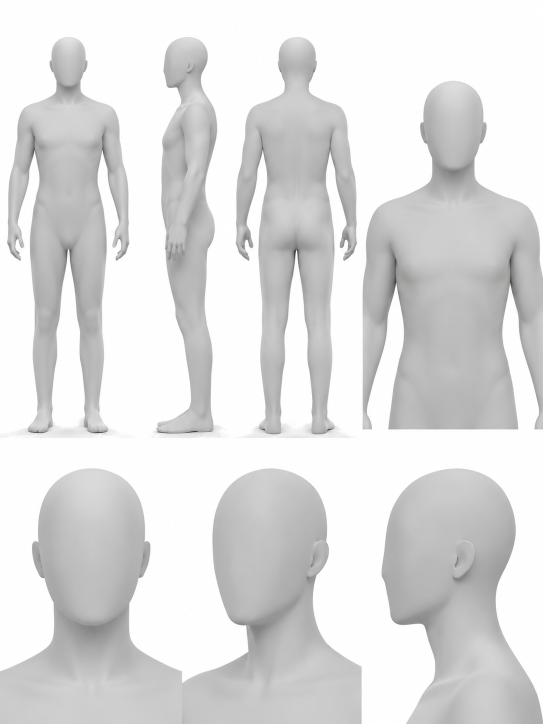
#> input picture refs/image-skill-library/character-card-template/assets/layout-reference.png, 1086 x 1448 px (shown at 1/2 size)
$ python measure.py layout-reference.png
#> lines starting #> are read from the running program, lines starting #| are printed output that depends on the picture; after the words box and inside, x2 and y2 are one past the last pixel; in counts of white or black regions, pixels touching at a corner belong together
# -*- coding: utf-8 -*-
"""量化角色卡的版式几何：检测白色间隙，切出每个图形块的 bbox 与相对比例。"""
import sys
from pathlib import Path

import numpy as np
from PIL import Image

WHITE = 238  # 低于该亮度视为内容（JPEG 白底常有 250-253 的轻微不纯，需压低阈值）


def blocks(path: Path):
    im = Image.open(path).convert("L")
    a = np.asarray(im, dtype=np.uint8)
    h, w = a.shape
#> h = 1448; w = 1086
    mask = a < WHITE  # True = 有内容
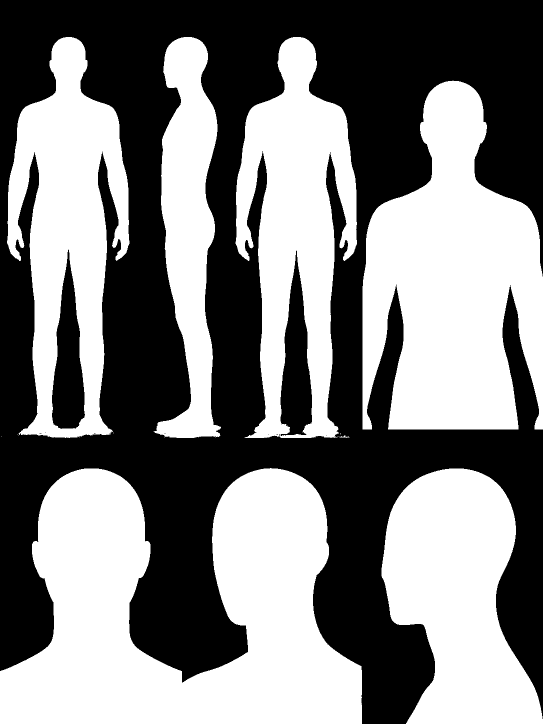
#> mask: shape (1448, 1086) bool (shown at 1/2 size); 49.9% white; 18 white regions (11 under 20 px), largest, box (x1, y1, x2, y2) and area: (0, 936, 724, 1448) 232844, (725, 161, 1086, 859) 169397, (763, 937, 1086, 1448) 109099

    # 行方向：内容行
    rows = mask.any(axis=1)
    # 找连续内容行区间（允许 <4px 的空隙）
    def runs(flags, gap=4, min_len=8):
#> called with flags = array of shape (1448,), gap = 12, min_len = 20
        out, start = [], None
        for i, f in enumerate(flags):
            if f and start is None:
                start = i
            elif not f and start is not None:
                out.append((start, i - 1))
                start = None
#> this loop made 1448 passes
#> start on passes 75, 937: 74, 936
#> after the loop, out = [(74, 875)]; start = 936
        if start is not None:
            out.append((start, len(flags) - 1))
        merged = []
        for s, e in out:
            if merged and s - merged[-1][1] <= gap:
                merged[-1] = (merged[-1][0], e)
            else:
                merged.append((s, e))
#> this loop made 2 passes
#> (s, e) on passes 1 to 2: (74, 875), (936, 1447)
#> after the loop, merged = [(74, 875), (936, 1447)]
        return [(s, e) for s, e in merged if e - s >= min_len]

    band_rows = runs(rows, gap=12, min_len=20)
#> band_rows = [(74, 875), (936, 1447)]
    result = {"size": (w, h), "bands": []}
#> result = {'size': (1086, 1448), 'bands': []}
    for (y0, y1) in band_rows:
        sub = mask[y0:y1 + 1, :]
        cols = sub.any(axis=0)
        band_cols = runs(cols, gap=10, min_len=10)
        cells = []
        for (x0, x1) in band_cols:
            csub = mask[y0:y1 + 1, x0:x1 + 1]
            yy = np.where(csub.any(axis=1))[0]
            cells.append({
                "x0": x0, "x1": x1, "y0": y0 + int(yy[0]), "y1": y0 + int(yy[-1]),
                "w": x1 - x0 + 1, "h": int(yy[-1] - yy[0]) + 1,
            })
        result["bands"].append({"y0": y0, "y1": y1, "cells": cells})
#> this loop made 2 passes
#> (y0, y1, band_cols) on passes 1 to 2: (74, 875, [(14, 258), (307, 441), (471, 713), (725, 1085)]), (936, 1447, [(0, 723), (763, 1085)])
#> pass 1, in blocks, `sub = mask[y0:y1 + 1, :]`:
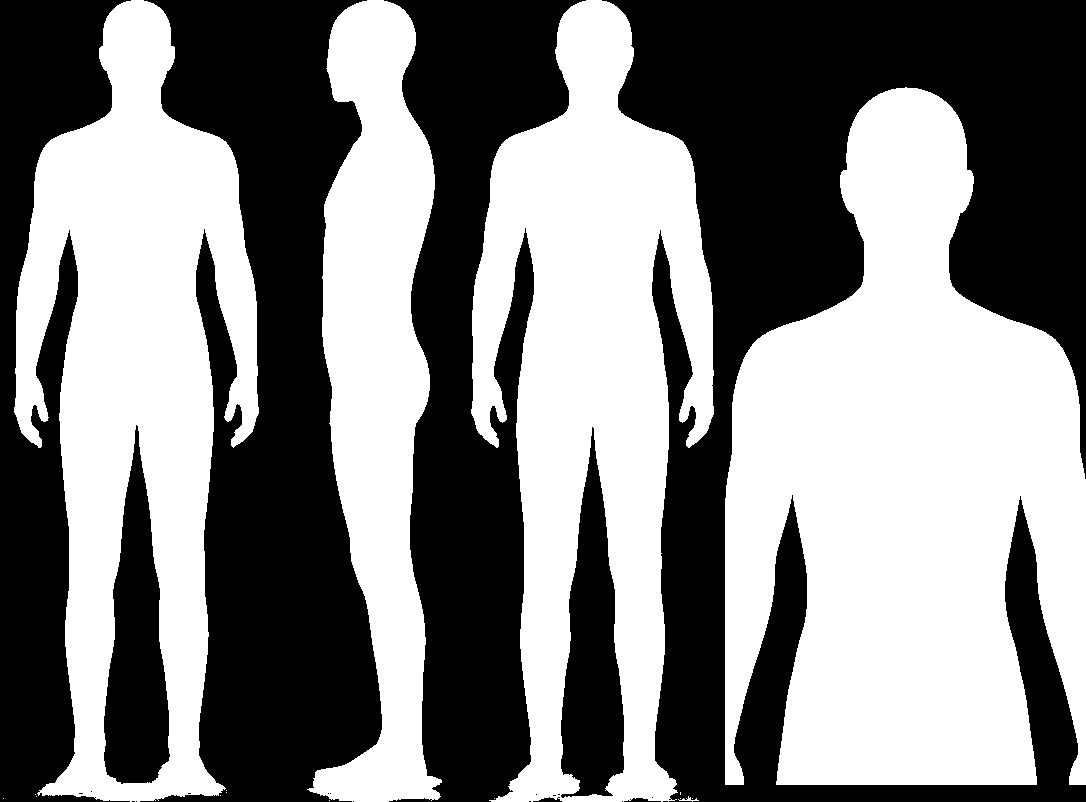
#> sub: shape (802, 1086) bool; 50.8% white; 23 black regions (15 under 20 px), largest, box (x1, y1, x2, y2) and area: (602, 0, 1086, 802) 165440, (140, 0, 382, 802) 105821, (384, 0, 586, 802) 78793
#> pass 2, in blocks, `sub = mask[y0:y1 + 1, :]`:
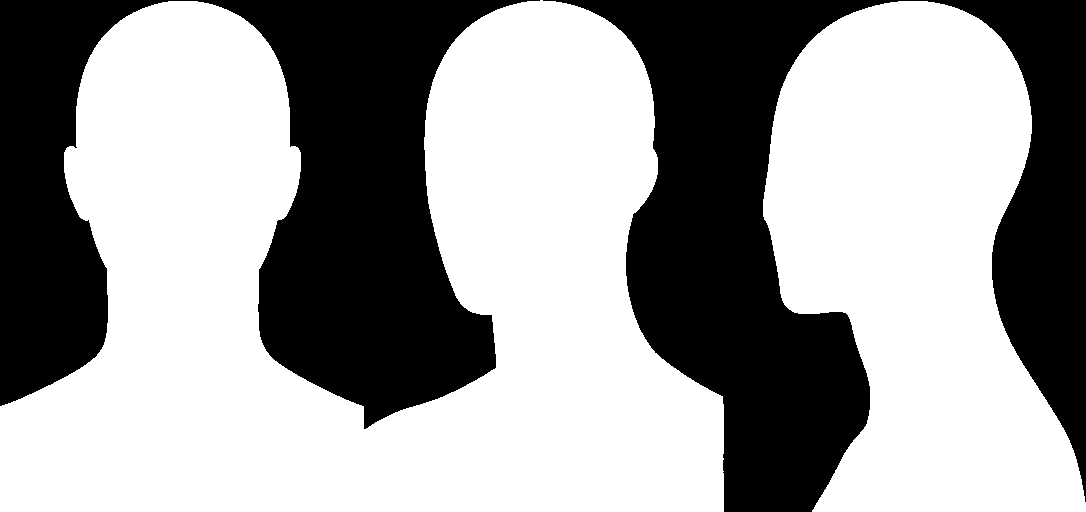
#> sub: shape (512, 1086) bool; 61.5% white; 2 black regions, box (x1, y1, x2, y2) and area: (543, 0, 1086, 512) 108342, (0, 0, 540, 429) 105747
    return result


def report(path: Path):
    print("=" * 78)
    print(path.name, end="  ")
    r = blocks(path)
    W, H = r["size"]
#> W = 1086; H = 1448
    print(f"{W}x{H}")
#| 1086x1448
    for bi, band in enumerate(r["bands"]):
        by0, by1 = band["y0"], band["y1"]
        print(f"  band{bi}: y {by0}..{by1}  (顶部 {by0/H:.1%} 到底部 {by1/H:.1%}, 高 {by1-by0+1} = {(by1-by0+1)/H:.1%})")
        for ci, c in enumerate(band["cells"]):
            print(f"     cell{ci}: x {c['x0']}..{c['x1']} (w {c['w']} = {c['w']/W:.1%})  "
                  f"y {c['y0']}..{c['y1']} (h {c['h']} = {c['h']/H:.1%})")
        if len(band["cells"]) > 1:
            bottoms = [c["y1"] for c in band["cells"]]
            print(f"     底边: {bottoms}  极差 {max(bottoms)-min(bottoms)}px")
            widths = [c["w"] for c in band["cells"]]
            print(f"     宽度比: {[round(x/widths[0], 2) for x in widths]}")
    if len(r["bands"]) >= 2:
        gap = r["bands"][1]["y0"] - r["bands"][0]["y1"] - 1
#> gap = 60
        print(f"  两排间空隙: {gap}px = {gap/H:.1%} 高度")
#|   两排间空隙: 60px = 4.1% 高度


for p in sys.argv[1:]:
    report(Path(p))
